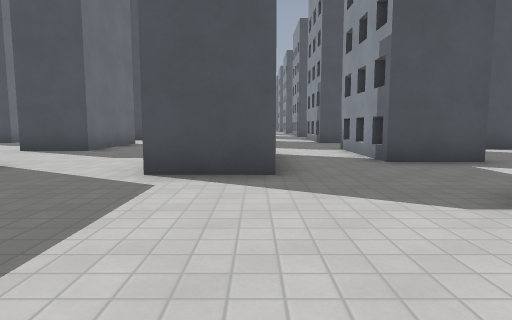
view 1 (above)

20 first-person views from a walk through a 3-D level made in the Godot game engine. The camera is 1.2 m above the floor, tilts 6° down and sees 75° across. The floor is counted in squares, 2 m on a side. Each view is taken from the middle of a square. On the plan, view 1 faces up. The plan holds only what a view shows up to about 10 squares ahead; the rest is blank. The place goes on beyond the plan. Some surface patterns are stand-ins.

view 2
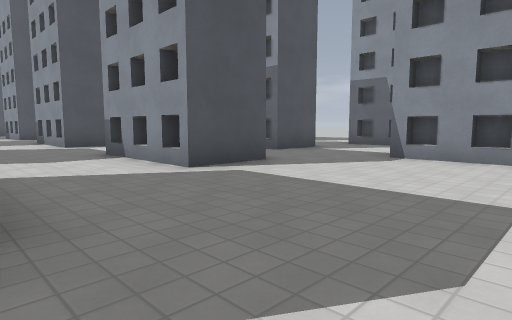

view 3
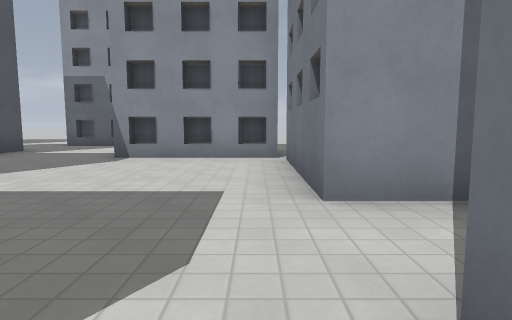

view 4
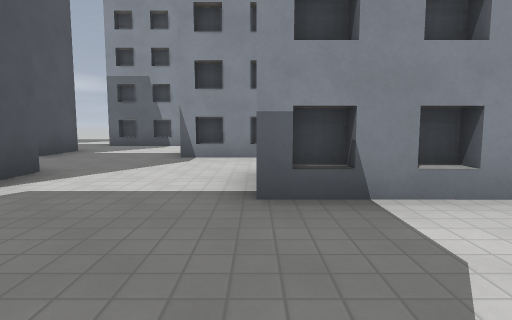

view 5
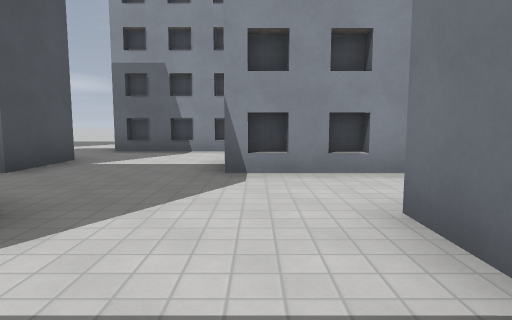

view 6
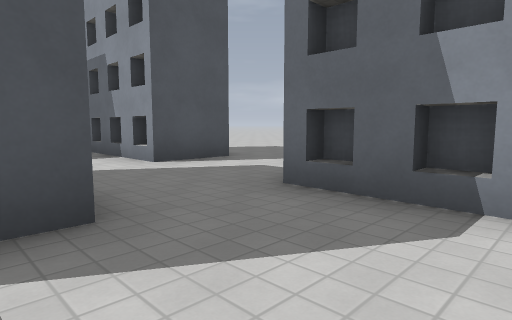

view 7
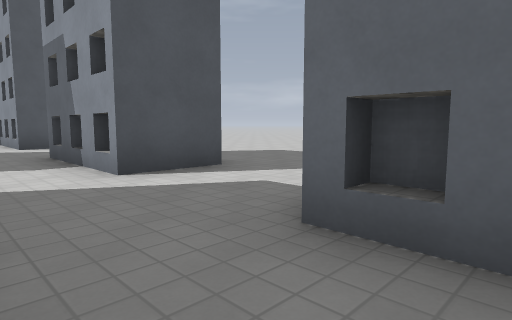

view 8
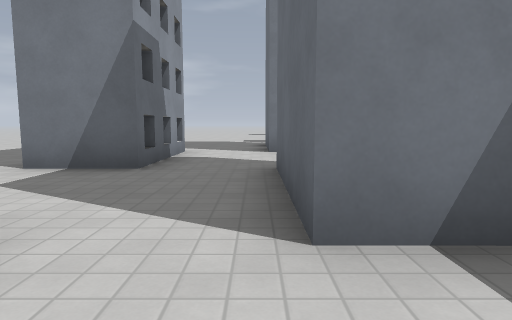

view 9
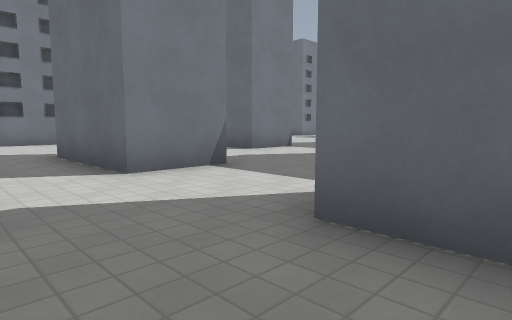

view 10
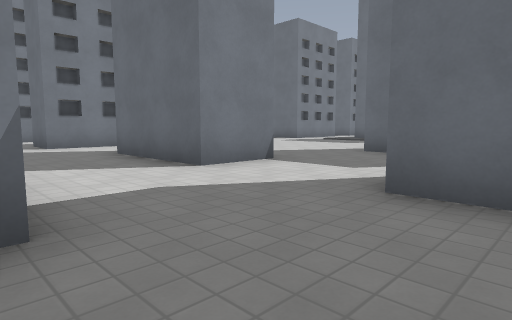

view 11
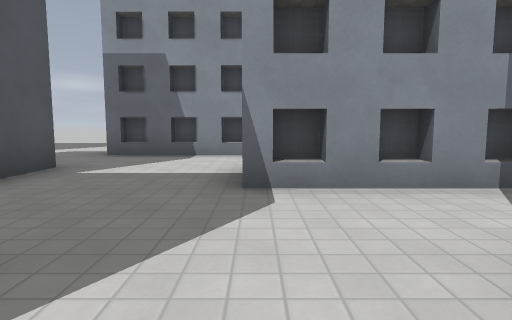

view 12
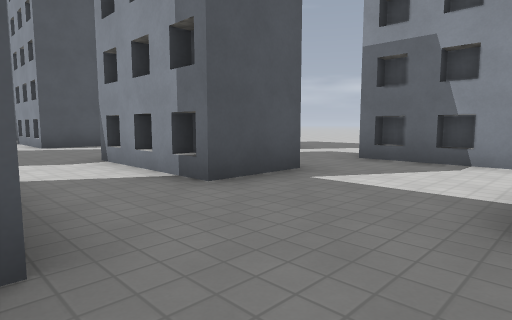

view 13
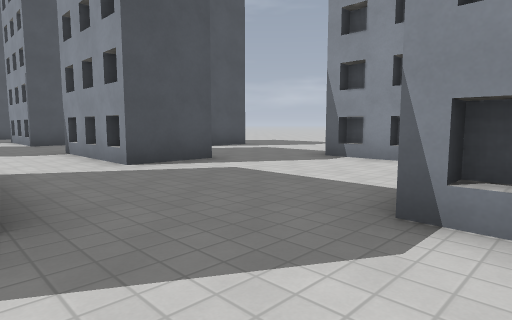

view 14
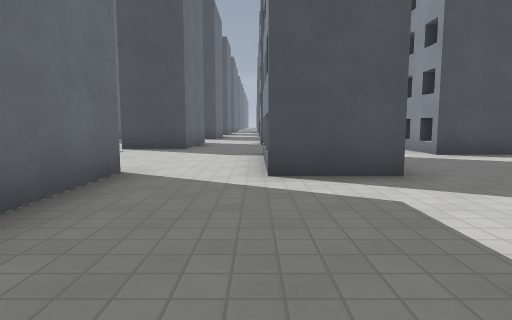

view 15
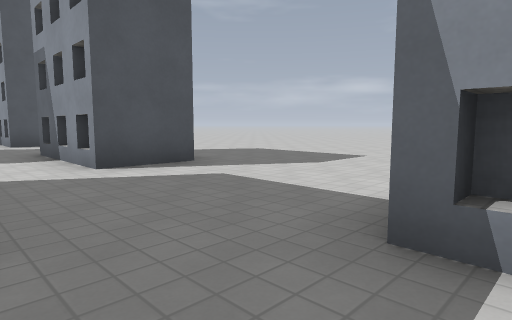

view 16
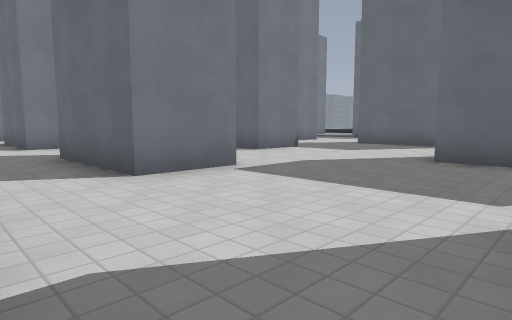

view 17
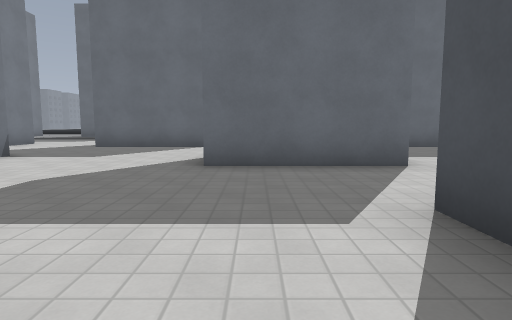

view 18
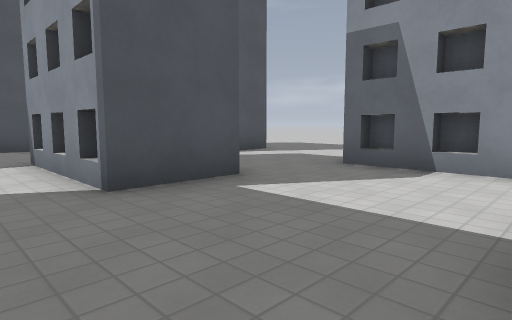

view 19
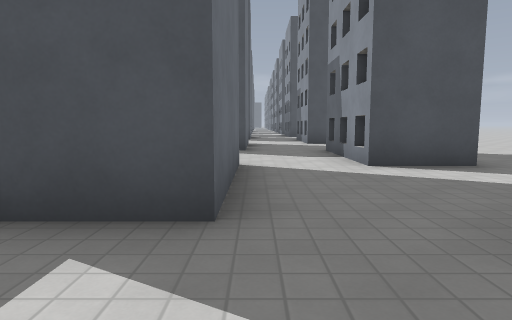

view 20
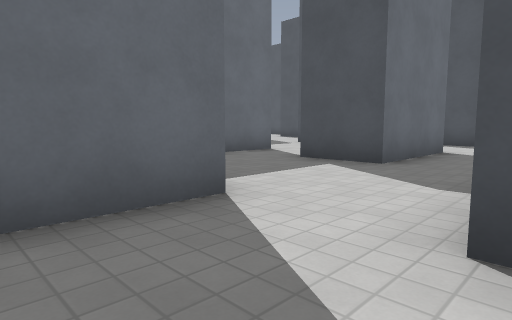

### Floor plan
Key: @ floor where view 1 was taken; # wall or solid block; . floor.
Columns run from 9 left of view 1 to 7 right of it. Each row starts with its distance up from view 1.
 38             #...
 37             #...
 36            ##..#
 35            ....#
 34            ....#
 33            ##..##
 32  #       ..##....
 31  #..     #.##....
 30    ...   #.##....
 29      #..##.....#
 28      #.........#
 27      #.........##
 26   .........##....
 25  #.........##....
 24  #......##.##....
 23  #...... #.......
 22 ....##.  #.....#
 21 ...  #   ......#
 20 ..       ......#
 19 #        ..## ...
 18          #.## ...
 17          #.##..#
 16          #.....#
 15          ......#
 14         ...##..##
 13          ..##....
 12        .# .##....
 11        .##.....#
 10      #..##.....#
  9      #.........#
  8    .##.....##...
  7    .....##.##....
  6  #......##.##....
  5 ....##..##.....##
  4 .... #..##.....#
  3 ..   #.........#
  2      #.....##...
  1      ......##...
  0     .....@.##...
 -1     ###.####...
 -2       #.#

Positions as (right, up) in squares from view 1, and headings:
1: (0, 0), facing up
2: (-4, 0), facing up-right
3: (-4, 0), facing right
4: (-4, 7), facing right
5: (-2, 8), facing right
6: (3, 9), facing up-right
7: (4, 10), facing up-right
8: (4, 10), facing down
9: (2, 11), facing down-left
10: (-1, 9), facing down-left
11: (-1, 14), facing right
12: (0, 14), facing up-right
13: (0, 19), facing up-right
14: (2, 20), facing up
15: (4, 22), facing up-right
16: (2, 28), facing down-left
17: (1, 27), facing left
18: (1, 27), facing up-right
19: (4, 28), facing up
20: (6, 25), facing up-left
